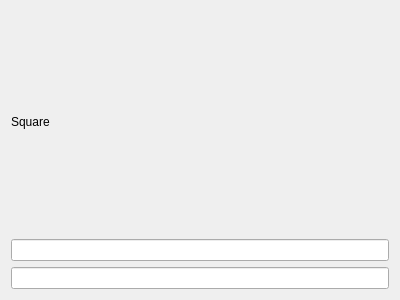
<?xml version="1.0" encoding="UTF-8"?>
<ui version="4.0">
 <class>Square</class>
 <widget class="QWidget" name="Square">
  <property name="geometry">
   <rect>
    <x>0</x>
    <y>0</y>
    <width>400</width>
    <height>300</height>
   </rect>
  </property>
  <property name="windowTitle">
   <string>Form</string>
  </property>
  <layout class="QVBoxLayout" name="verticalLayout">
   <item>
    <widget class="QLabel" name="label">
     <property name="text">
      <string>Square</string>
     </property>
    </widget>
   </item>
   <item>
    <widget class="QLineEdit" name="lineEdit"/>
   </item>
   <item>
    <widget class="QLineEdit" name="lineEdit_2"/>
   </item>
  </layout>
 </widget>
 <resources/>
 <connections/>
</ui>
